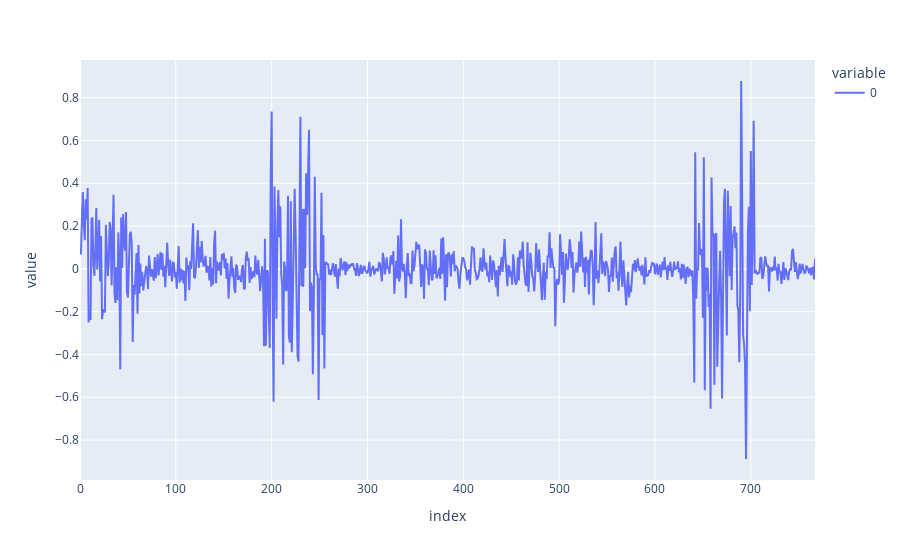

This figure's notebook cell:
### Code cell
px.line(to_numpy(sae_error))

### Figure 1 — Plotly figure (JSON) as saved in the notebook; plotly's stock layout.template omitted (floating-point values rounded to 4 significant figures; data arrays with more than 128 entries replaced by an {"elided": "..."} marker saying what was removed)
{"data": [{"hovertemplate": "variable=0<br>index=%{x}<br>value=%{y}<extra></extra>", "legendgroup": "0", "line": {"color": "#636efa", "dash": "solid"}, "marker": {"symbol": "circle"}, "mode": "lines", "name": "0", "orientation": "v", "showlegend": true, "type": "scatter", "x": {"elided": "768 int values"}, "xaxis": "x", "y": {"elided": "768 float values"}, "yaxis": "y"}], "layout": {"legend": {"title": {"text": "variable"}, "tracegroupgap": 0}, "margin": {"t": 60}, "xaxis": {"anchor": "y", "domain": [0, 1], "title": {"text": "index"}}, "yaxis": {"anchor": "x", "domain": [0, 1], "title": {"text": "value"}}}}
